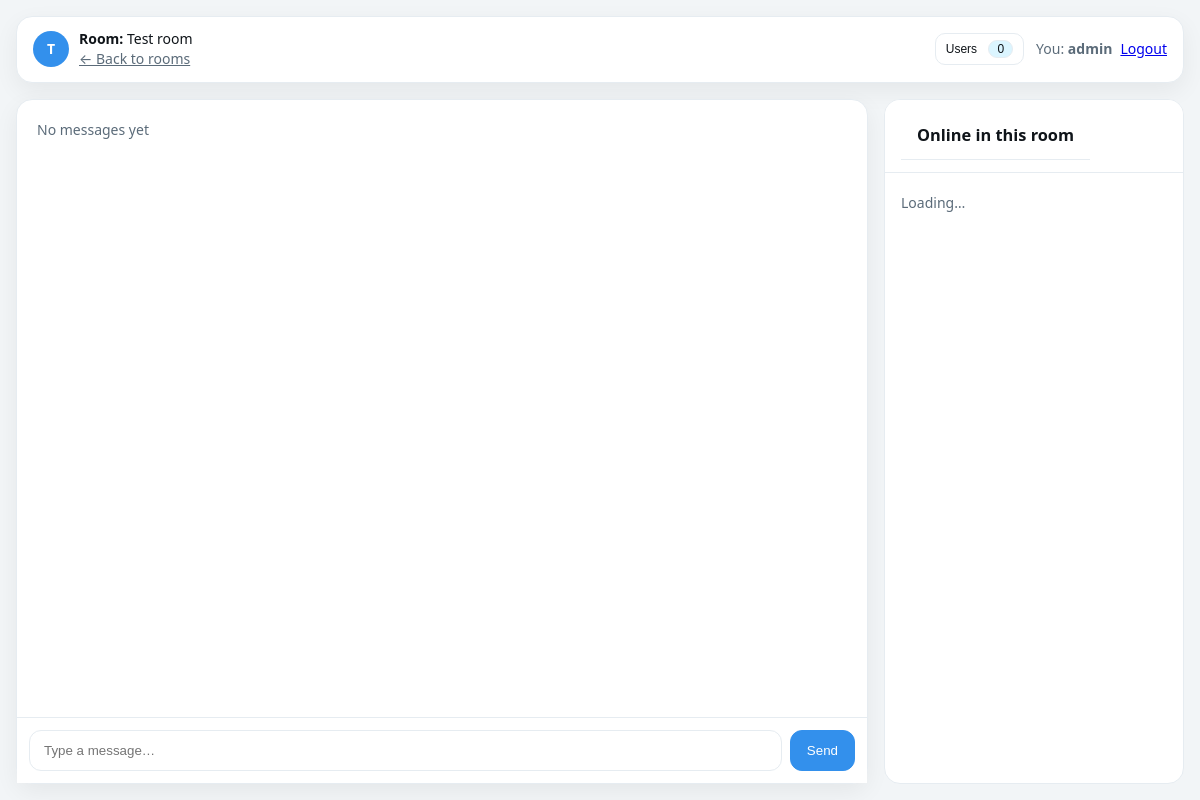
The page /room/6/ (signed in) on the database its author committed.
### chat/models.py (models this page shows, shortened)
class Room(models.Model):
    name = models.CharField(max_length=255, unique=True)
    current_users = models.ManyToManyField("User", related_name="current_rooms", blank=True, through="RoomMembership")

class User(AbstractUser):
    pass

### chat/views.py (the view)
# urls.py: path("room/<int:pk>/", views.room, name="room"),
@login_required
def room(request, pk: int):
    room = get_object_or_404(Room, pk=pk)
    messages = room.messages.select_related("user").order_by("created_at")
    return render(request, "chat/room.html", {"room": room, "messages": messages})

### chat/templates/chat/room.html (shortened to what this page needs)
<!doctype html>
<html lang="en">
<head>
</head>
<body>
  <div class="app">
    <header class="panel topbar">
      <div class="left">
        <div class="avatar">{{ room.name|slice:":1"|upper }}</div>
        <div>
          <div class="room-title"><strong>Room:</strong> {{ room.name }}</div>
          <div class="crumb"><a href="{% url 'index' %}">← Back to rooms</a></div>
        </div>
      </div>
      <div class="topbar-actions">
        {% if user.is_authenticated %}
          <button id="toggle-presence" class="btn ghost sm" type="button"
              aria-expanded="false" aria-controls="side-panel">
            Users <span class="badge" id="room-title-online">0</span>
          </button>
          <div class="who-logout">
          <span class="who">You: <strong>{{ user.username }}</strong></span>
          <a class="logout" href="{% url 'logout' %}">Logout</a>
          </div>
        {% else %}
          <a href="{% url 'login' %}?next={{ request.path }}">Login</a> · <a href="{% url 'signup' %}">Sign up</a>
        {% endif %}
      </div>
    </header>
    <div class="content">
      <section class="panel chat">
        {% regroup messages by created_at|date:"Y-m-d" as day_groups %}
        <ul id="messages" class="messages">
          {% for group in day_groups %}
            <li class="date-divider" data-date="{{ group.grouper }}"><span>{{ group.grouper }}</span></li>
            {% for m in group.list %}
              <li class="msg {% if m.user_id == user.id %}me{% else %}them{% endif %}">
                <div class="bubble">
                  <div class="who">{{ m.user.username }}</div>
                  <div class="text">{{ m.text|escape|linebreaksbr }}</div>
                  <div class="meta"><span class="time">{{ m.created_at|date:"H:i" }}</span></div>
                </div>
              </li>
            {% endfor %}
          {% empty %}
            <li style="color:var(--muted)">No messages yet</li>
          {% endfor %}
        </ul>
        <div class="composer">
          <input id="chat-message-input" class="input" type="text" placeholder="Type a message…" {% if not user.is_authenticated %}disabled{% endif %}>
          <button id="chat-message-submit" class="btn" {% if not user.is_authenticated %}disabled{% endif %}>Send</button>
        </div>
      </section>
      <aside class="side" id="side-panel" aria-hidden="true" aria-labelledby="side-title">
        <div class="side-head">
          <h3 id="side-title">Online in this room</h3>
        </div>
        <ul id="room-online"><li style="color:var(--muted); padding:12px 16px">Loading…</li></ul>
      </aside>
    </div>
  </div>
</body>
</html>

### chat/templates/chat/room.html (style rules this page uses)
:root { --bg: #f2f5f7; --panel:#ffffff; --text:#0f1419; --muted:#5b6b79; --border:#e6ecf1; --blue:#3390ec; --mine:#dbf5ff; --their:#ffffff; --radius:18px; --shadow: 0 8px 24px rgba(15,20,25,.06); }
* { box-sizing:border-box }
html,body { height:100% }
body { margin:0; background:var(--bg); color:var(--text); font:14px/1.45 system-ui,-apple-system,Segoe UI,Roboto,Ubuntu,Cantarell,"Noto Sans",sans-serif; }
.app { height:100dvh; display:grid; grid-template-rows:auto 1fr; gap:16px; padding:16px }
.panel { background:var(--panel); border:1px solid var(--border); border-radius:16px; box-shadow:var(--shadow) }
.topbar { display:flex; align-items:center; justify-content:space-between; padding:12px 16px }
.topbar .left { display:flex; gap:10px; align-items:center }
.avatar { width:36px; height:36px; border-radius:50%; background:var(--blue); color:#fff; display:grid; place-items:center; font-weight:700 }
.crumb a { color:var(--muted) }
.content { display:grid; grid-template-columns: 1fr 300px; gap:16px; min-height:0; }
.chat { display:flex;flex-direction:column;min-height:0; }
.messages { list-style:none; margin:0; padding:20px;display:flex; flex-direction:column; gap:8px;flex:1 1 auto;overflow-y:auto;overscroll-behavior:contain; }
.composer { display:flex; gap:8px; padding:12px;border-top:1px solid var(--border);position: sticky;bottom: 0;background: var(--panel);z-index: 1;padding-bottom: max(12px, env(safe-area-inset-bottom)); }
.input { flex:1; padding:12px 14px; border-radius:12px; border:1px solid var(--border); background:transparent; color:var(--text) }
.btn { padding:12px 16px; border-radius:12px; border:1px solid var(--blue); background:var(--blue); color:#fff; cursor:pointer }
.side { background:var(--panel); border:1px solid var(--border); border-radius:16px; overflow:hidden }
.side h3 { margin:0; padding:12px 16px; border-bottom:1px solid var(--border) }
#room-online { list-style:none; margin:0; padding:8px 0; max-height:calc(100% - 48px); overflow:auto }
#room-online li { padding:10px 16px }
.badge { display:inline-block; min-width:1.5em; padding:2px 8px; margin-left:8px; font-size:12px; line-height:1; border-radius:999px; background:var(--mine); color:var(--text); border:1px solid var(--border); }
.btn.ghost { background:transparent; color:var(--text); border:1px solid var(--border); }
.btn.sm { padding:8px 10px; border-radius:10px; font-size:13px; }
.side-head { display:flex; align-items:center; justify-content:space-between; padding:12px 16px; border-bottom:1px solid var(--border); position: sticky; top:0; background:var(--panel); z-index:1; }
.topbar-actions { display:flex; align-items:center; gap:12px; }
.topbar .left { display:flex; gap:10px; align-items:center; }
.who-logout { color:var(--muted); display:flex; gap:8px; flex-wrap:wrap; }
.btn.sm { padding:6px 10px; border-radius:10px; font-size:12px; }

### rows shown on the page
Room: name "T", name "Test room"
User: username "admin"
